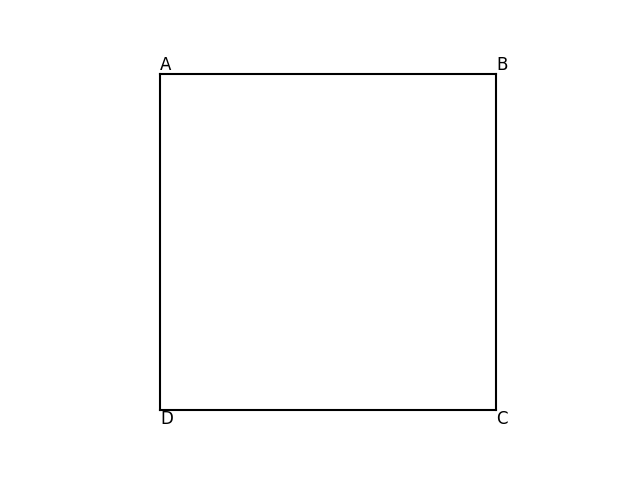

Here is the Python script that generated this plot:
import matplotlib.pyplot as plt
import numpy as np

# Define the points of the quadrilateral
A = np.array([0, 4])
B = np.array([4, 4])
C = np.array([4, 0])
D = np.array([0, 0])

# Create a figure and axis
fig, ax = plt.subplots()

# Plot the quadrilateral
ax.plot([A[0], B[0]], [A[1], B[1]], color='k')
ax.plot([B[0], C[0]], [B[1], C[1]], color='k')
ax.plot([C[0], D[0]], [C[1], D[1]], color='k')
ax.plot([D[0], A[0]], [D[1], A[1]], color='k')

# Add labels
ax.text(A[0], A[1], 'A', fontsize=12, verticalalignment='bottom')
ax.text(B[0], B[1], 'B', fontsize=12, verticalalignment='bottom')
ax.text(C[0], C[1], 'C', fontsize=12, verticalalignment='top')
ax.text(D[0], D[1], 'D', fontsize=12, verticalalignment='top')

ax.set_xticks([])
ax.set_yticks([])
ax.set_aspect('equal')

plt.box(False)
plt.show()
